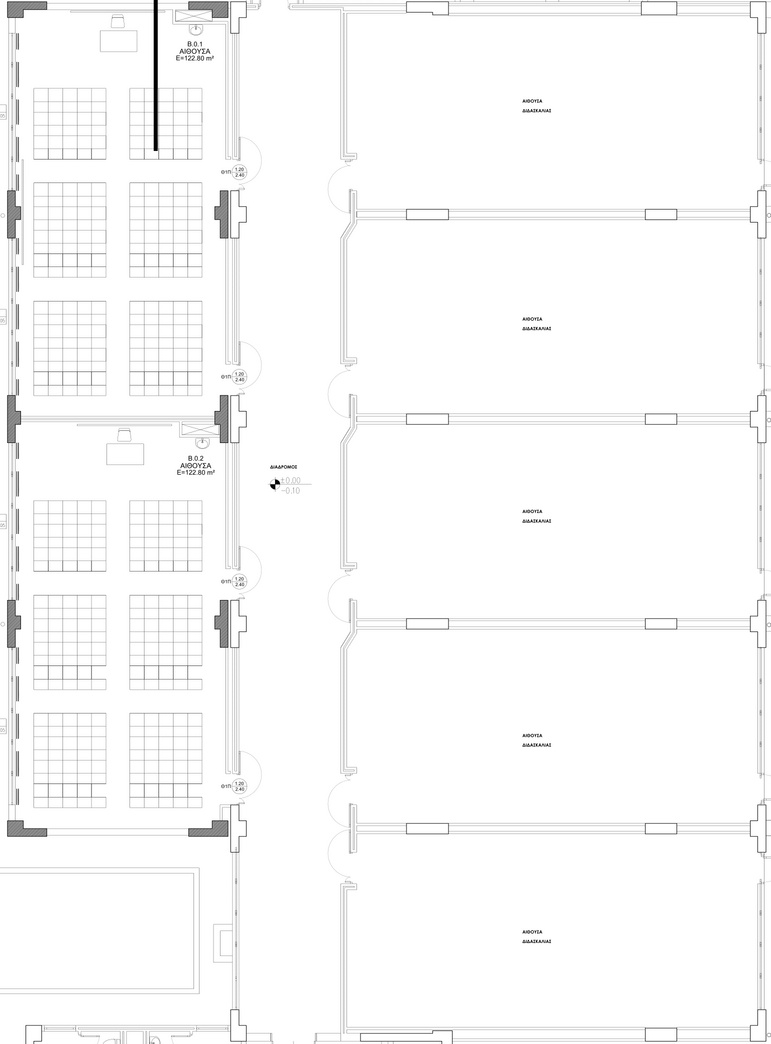
#> input picture assets/temp_images/temp_image_rooms.jpg, 771 x 1044 px
$ python -i functions.py   (imports and definitions only)
#> lines starting #> are read from the running program, lines starting #| are printed output that depends on the picture
#> further down, picture is the input picture: shape (1044, 771, 3); min 0, max 255, mean 250.1
import cv2
import numpy as np
import networkx as nx
import matplotlib.pyplot as plt
from rtree import index
from shapely.geometry import Polygon, LineString
from scipy.interpolate import make_interp_spline, splprep, splev
import pickle
from typing import Tuple, List, Literal, Callable
import json

MatLike = np.ndarray


# [4 lines left out: function gaussian_blur, not called in this run]

def morph_dilate(kernel, iterations = 1) -> Callable[[MatLike], MatLike]:
    def func(image):
        return cv2.dilate(image, kernel, iterations)
    return func

# [15 lines left out: functions morph_erode, adaptive_threshold, not called in this run]

def threshold(min, max, type='binary') -> Callable[[MatLike], MatLike]:
    if type == 'binary':
        cv_type = cv2.THRESH_BINARY
    elif type == 'binary_inv':
        cv_type = cv2.THRESH_BINARY_INV
    elif type == 'trunc':
        cv_type = cv2.THRESH_TRUNC
    elif type == 'tozero':
        cv_type = cv2.THRESH_TOZERO
    elif type == 'tozero_inv':
        cv_type = cv2.THRESH_TOZERO_INV
    else:
        raise ValueError('Invalid threshold type. Choose either "binary", "binary_inv", "trunc", "tozero", or "tozero_inv"')
    def func(image):
        return cv2.threshold(image, min, max, cv_type)[1]
    return func

def in_range(min, max) -> Callable[[MatLike], MatLike]:
    def func(image):
        return cv2.inRange(image, min, max)
    return func

# [9 lines left out: functions morph_open, morph_close, not called in this run]

def apply_filters(image, filters) -> MatLike:
    result = image
    for f in filters:
        result = f(result)
    return result

def kernel(size) -> np.ndarray:
    # TODO: This is going to get deprecated
    # return np.ones((size, size), np.uint8)
    return cv2.getStructuringElement(cv2.MORPH_ELLIPSE, (size, size))


def invert(image) -> MatLike:
    return cv2.bitwise_not(image)

# [34 lines left out: functions does_line_intersect_contour, line_is_inside_contour, line_is_outside_contour, highlight_range, not called in this run]

def clean_image(image):
    # keep colors with low saturation
    image_hsv = cv2.cvtColor(image, cv2.COLOR_BGR2HSV)
#> image_hsv: shape (1044, 771, 3); mean H, S, V 0, 0, 250.1
    mask = cv2.split(image_hsv)[1]
#> mask: shape (1044, 771); every value is 0
    # apply threshold
    filters = [threshold(150, 255),
            morph_dilate(kernel(3)),
            ]

    mask = apply_filters(mask, filters)
    # original image to gray
    image = cv2.cvtColor(image, cv2.COLOR_RGB2GRAY)

    # apply mask
    image = cv2.bitwise_or(image, mask)

    filters = [in_range(0, 242),
            invert,
            ]
    mask = apply_filters(image, filters)
#> the loop in apply_filters (call 2), `for f in filters:` made 2 passes
#> pass 1, in apply_filters (call 2), `result = f(result)`:
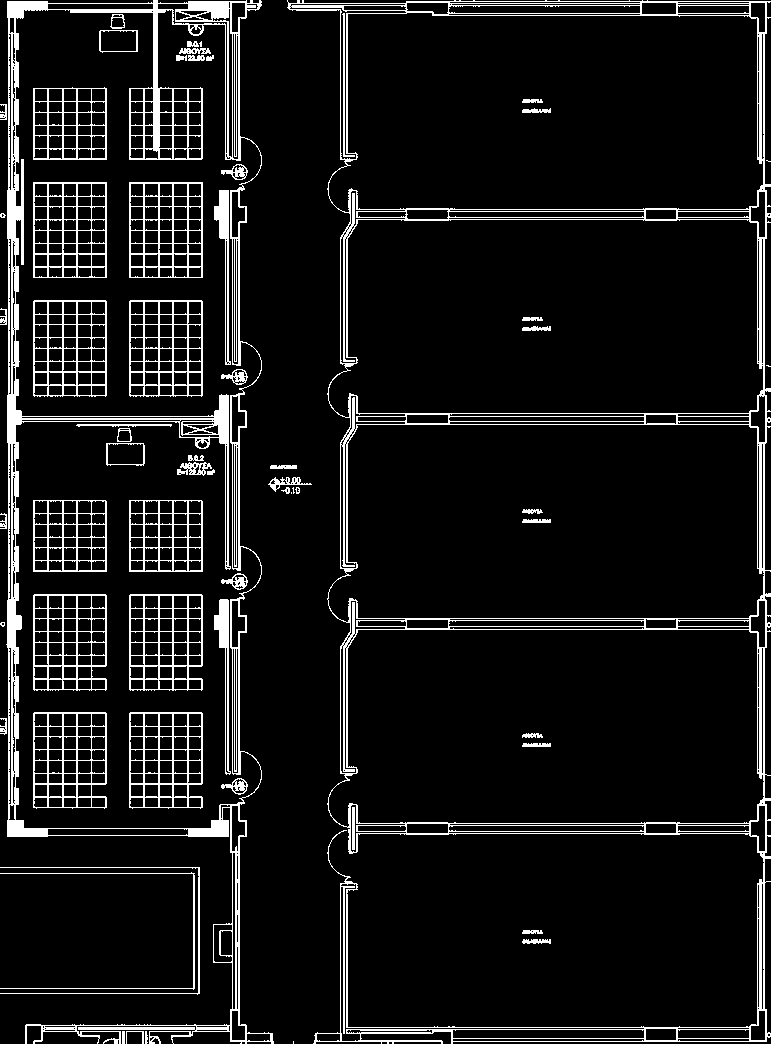
#> result: shape (1044, 771); 8.7% white in thin lines or dots

    image = cv2.bitwise_or(image, mask)

    return image

def upscale_image(image, scale=4):
    return cv2.resize(image, (0, 0), fx=scale, fy=scale)

# [15 lines left out: function sharpen_image, not called in this run]

>>> import cv2
>>> picture = cv2.imread('assets/temp_images/temp_image_rooms.jpg')
>>> result = clean_image(picture)
